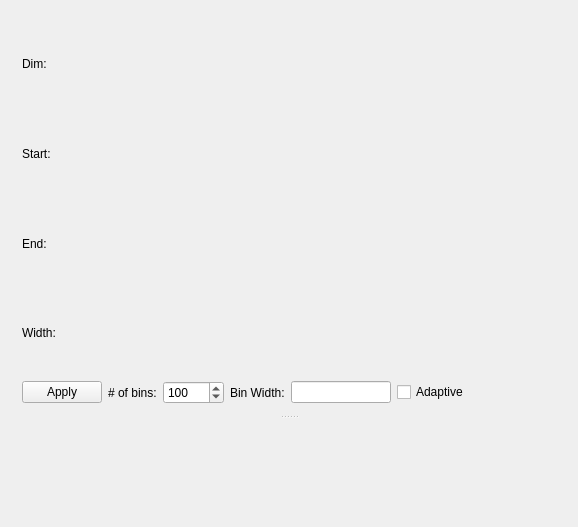
<?xml version="1.0" encoding="UTF-8"?>
<ui version="4.0">
 <class>LineViewerClass</class>
 <widget class="QWidget" name="LineViewerClass">
  <property name="geometry">
   <rect>
    <x>0</x>
    <y>0</y>
    <width>578</width>
    <height>527</height>
   </rect>
  </property>
  <property name="windowTitle">
   <string>LineViewer</string>
  </property>
  <layout class="QVBoxLayout" name="verticalLayout_2">
   <item>
    <widget class="QSplitter" name="splitter">
     <property name="orientation">
      <enum>Qt::Vertical</enum>
     </property>
     <widget class="QFrame" name="frmTop">
      <property name="frameShape">
       <enum>QFrame::NoFrame</enum>
      </property>
      <property name="frameShadow">
       <enum>QFrame::Raised</enum>
      </property>
      <layout class="QVBoxLayout" name="verticalLayout">
       <item>
        <layout class="QHBoxLayout" name="horizontalLayoutTopTop" stretch="0,0,1">
         <item>
          <layout class="QGridLayout" name="gridLayout">
           <item row="0" column="0">
            <widget class="QLabel" name="lblDim">
             <property name="text">
              <string>Dim:</string>
             </property>
            </widget>
           </item>
           <item row="1" column="0">
            <widget class="QLabel" name="lblStart">
             <property name="text">
              <string>Start:</string>
             </property>
            </widget>
           </item>
           <item row="2" column="0">
            <widget class="QLabel" name="lblEnd">
             <property name="text">
              <string>End:</string>
             </property>
            </widget>
           </item>
           <item row="3" column="0">
            <widget class="QLabel" name="lblWidth">
             <property name="text">
              <string>Width:</string>
             </property>
            </widget>
           </item>
          </layout>
         </item>
         <item>
          <widget class="QFrame" name="frmTopRight">
           <property name="frameShape">
            <enum>QFrame::NoFrame</enum>
           </property>
           <property name="frameShadow">
            <enum>QFrame::Raised</enum>
           </property>
          </widget>
         </item>
         <item>
          <spacer name="horizontalSpacer_2">
           <property name="orientation">
            <enum>Qt::Horizontal</enum>
           </property>
           <property name="sizeHint" stdset="0">
            <size>
             <width>40</width>
             <height>20</height>
            </size>
           </property>
          </spacer>
         </item>
        </layout>
       </item>
       <item>
        <layout class="QHBoxLayout" name="layoutNumBins">
         <item>
          <widget class="QPushButton" name="btnApply">
           <property name="toolTip">
            <string>Apply the 1D slice and calculate the full slice</string>
           </property>
           <property name="text">
            <string>Apply</string>
           </property>
          </widget>
         </item>
         <item>
          <widget class="QLabel" name="lblBins">
           <property name="text">
            <string># of bins:</string>
           </property>
          </widget>
         </item>
         <item>
          <widget class="QSpinBox" name="spinNumBins">
           <property name="toolTip">
            <string>Number of regularly-spaced bins to use in the range</string>
           </property>
           <property name="minimum">
            <number>1</number>
           </property>
           <property name="maximum">
            <number>10000</number>
           </property>
           <property name="value">
            <number>100</number>
           </property>
          </widget>
         </item>
         <item>
          <widget class="QLabel" name="lblBinWidth">
           <property name="text">
            <string>Bin Width:</string>
           </property>
          </widget>
         </item>
         <item>
          <widget class="QLineEdit" name="textBinWidth">
           <property name="maximumSize">
            <size>
             <width>100</width>
             <height>16777215</height>
            </size>
           </property>
           <property name="toolTip">
            <string>Width of each bin (will set the # of bins)</string>
           </property>
           <property name="maxLength">
            <number>50</number>
           </property>
          </widget>
         </item>
         <item>
          <widget class="QCheckBox" name="chkAdaptiveBins">
           <property name="toolTip">
            <string>Use adaptive mesh refinement instead of regular bins</string>
           </property>
           <property name="text">
            <string>Adaptive</string>
           </property>
          </widget>
         </item>
         <item>
          <spacer name="horizontalSpacer">
           <property name="orientation">
            <enum>Qt::Horizontal</enum>
           </property>
           <property name="sizeHint" stdset="0">
            <size>
             <width>40</width>
             <height>20</height>
            </size>
           </property>
          </spacer>
         </item>
        </layout>
       </item>
      </layout>
     </widget>
     <widget class="QFrame" name="frmPlot">
      <property name="frameShape">
       <enum>QFrame::NoFrame</enum>
      </property>
      <property name="frameShadow">
       <enum>QFrame::Raised</enum>
      </property>
     </widget>
    </widget>
   </item>
  </layout>
 </widget>
 <layoutdefault spacing="6" margin="11"/>
 <resources/>
 <connections/>
</ui>
